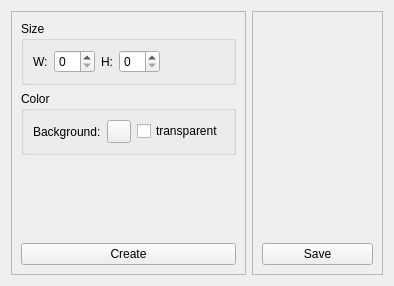
<?xml version="1.0" encoding="UTF-8"?>
<ui version="4.0">
 <class>CreatorButton</class>
 <widget class="QWidget" name="CreatorButton">
  <property name="geometry">
   <rect>
    <x>0</x>
    <y>0</y>
    <width>394</width>
    <height>286</height>
   </rect>
  </property>
  <property name="sizePolicy">
   <sizepolicy hsizetype="Fixed" vsizetype="Preferred">
    <horstretch>0</horstretch>
    <verstretch>0</verstretch>
   </sizepolicy>
  </property>
  <property name="windowTitle">
   <string>Creator buttons</string>
  </property>
  <layout class="QHBoxLayout" name="horizontalLayout">
   <item>
    <widget class="QFrame" name="frame">
     <property name="sizePolicy">
      <sizepolicy hsizetype="Fixed" vsizetype="Preferred">
       <horstretch>0</horstretch>
       <verstretch>0</verstretch>
      </sizepolicy>
     </property>
     <property name="frameShape">
      <enum>QFrame::StyledPanel</enum>
     </property>
     <property name="frameShadow">
      <enum>QFrame::Raised</enum>
     </property>
     <layout class="QVBoxLayout" name="verticalLayout">
      <item>
       <widget class="QGroupBox" name="groupBox">
        <property name="title">
         <string>Size</string>
        </property>
        <layout class="QHBoxLayout" name="horizontalLayout_2">
         <item>
          <widget class="QLabel" name="label">
           <property name="sizePolicy">
            <sizepolicy hsizetype="Fixed" vsizetype="Preferred">
             <horstretch>0</horstretch>
             <verstretch>0</verstretch>
            </sizepolicy>
           </property>
           <property name="text">
            <string>W:</string>
           </property>
          </widget>
         </item>
         <item>
          <widget class="QSpinBox" name="sb_w"/>
         </item>
         <item>
          <widget class="QLabel" name="label_2">
           <property name="sizePolicy">
            <sizepolicy hsizetype="Fixed" vsizetype="Preferred">
             <horstretch>0</horstretch>
             <verstretch>0</verstretch>
            </sizepolicy>
           </property>
           <property name="text">
            <string>H:</string>
           </property>
          </widget>
         </item>
         <item>
          <widget class="QSpinBox" name="sb_h"/>
         </item>
         <item>
          <spacer name="horizontalSpacer">
           <property name="orientation">
            <enum>Qt::Horizontal</enum>
           </property>
           <property name="sizeHint" stdset="0">
            <size>
             <width>40</width>
             <height>20</height>
            </size>
           </property>
          </spacer>
         </item>
        </layout>
       </widget>
      </item>
      <item>
       <widget class="QGroupBox" name="groupBox_2">
        <property name="title">
         <string>Color</string>
        </property>
        <layout class="QHBoxLayout" name="horizontalLayout_3">
         <item>
          <widget class="QLabel" name="label_9">
           <property name="sizePolicy">
            <sizepolicy hsizetype="Fixed" vsizetype="Preferred">
             <horstretch>0</horstretch>
             <verstretch>0</verstretch>
            </sizepolicy>
           </property>
           <property name="text">
            <string>Background:</string>
           </property>
          </widget>
         </item>
         <item>
          <widget class="QToolButton" name="btn_background_color"/>
         </item>
         <item>
          <widget class="QCheckBox" name="cb_background_color_transparent">
           <property name="text">
            <string>transparent</string>
           </property>
          </widget>
         </item>
        </layout>
       </widget>
      </item>
      <item>
       <layout class="QGridLayout" name="gridLayout">
        <item row="0" column="0">
         <widget class="PictureParam" name="ellipse_widget" native="true"/>
        </item>
        <item row="0" column="1">
         <widget class="PictureParam" name="rectangle_widget" native="true"/>
        </item>
        <item row="1" column="0">
         <widget class="PictureParam" name="arrow_left_widget" native="true"/>
        </item>
        <item row="1" column="1">
         <widget class="PictureParam" name="arrow_right_widget" native="true"/>
        </item>
       </layout>
      </item>
      <item>
       <spacer name="verticalSpacer">
        <property name="orientation">
         <enum>Qt::Vertical</enum>
        </property>
        <property name="sizeHint" stdset="0">
         <size>
          <width>20</width>
          <height>40</height>
         </size>
        </property>
       </spacer>
      </item>
      <item>
       <widget class="QPushButton" name="btn_create">
        <property name="text">
         <string>Create</string>
        </property>
       </widget>
      </item>
     </layout>
    </widget>
   </item>
   <item>
    <widget class="QFrame" name="frame_2">
     <property name="frameShape">
      <enum>QFrame::StyledPanel</enum>
     </property>
     <property name="frameShadow">
      <enum>QFrame::Raised</enum>
     </property>
     <layout class="QVBoxLayout" name="verticalLayout_2">
      <item>
       <widget class="QLabel" name="lbl_picture"/>
      </item>
      <item>
       <spacer name="verticalSpacer_2">
        <property name="orientation">
         <enum>Qt::Vertical</enum>
        </property>
        <property name="sizeHint" stdset="0">
         <size>
          <width>20</width>
          <height>40</height>
         </size>
        </property>
       </spacer>
      </item>
      <item>
       <widget class="QPushButton" name="btn_save_to">
        <property name="text">
         <string>Save</string>
        </property>
       </widget>
      </item>
     </layout>
    </widget>
   </item>
  </layout>
 </widget>
 <customwidgets>
  <customwidget>
   <class>PictureParam</class>
   <extends>QWidget</extends>
   <header>pictureparam.hpp</header>
   <container>1</container>
  </customwidget>
 </customwidgets>
 <tabstops>
  <tabstop>sb_w</tabstop>
  <tabstop>sb_h</tabstop>
  <tabstop>btn_create</tabstop>
  <tabstop>btn_save_to</tabstop>
 </tabstops>
 <resources/>
 <connections/>
</ui>
